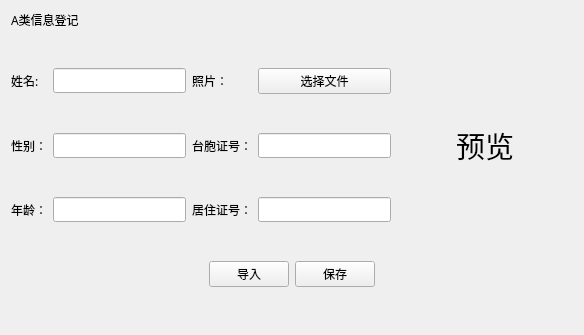
<?xml version="1.0" encoding="UTF-8"?>
<ui version="4.0">
 <class>Form</class>
 <widget class="QWidget" name="Form">
  <property name="geometry">
   <rect>
    <x>0</x>
    <y>0</y>
    <width>584</width>
    <height>335</height>
   </rect>
  </property>
  <property name="font">
   <font>
    <family>黑体</family>
   </font>
  </property>
  <property name="windowTitle">
   <string>Form</string>
  </property>
  <layout class="QVBoxLayout" name="verticalLayout">
   <item>
    <widget class="QLabel" name="label">
     <property name="sizePolicy">
      <sizepolicy hsizetype="Preferred" vsizetype="Fixed">
       <horstretch>0</horstretch>
       <verstretch>0</verstretch>
      </sizepolicy>
     </property>
     <property name="text">
      <string>A类信息登记</string>
     </property>
    </widget>
   </item>
   <item>
    <layout class="QHBoxLayout" name="horizontalLayout_2">
     <item>
      <layout class="QGridLayout" name="gridLayout">
       <item row="1" column="0">
        <widget class="QLabel" name="label_4">
         <property name="text">
          <string>性别：</string>
         </property>
        </widget>
       </item>
       <item row="0" column="3">
        <widget class="QPushButton" name="pushButton_3">
         <property name="text">
          <string>选择文件</string>
         </property>
        </widget>
       </item>
       <item row="2" column="0">
        <widget class="QLabel" name="label_8">
         <property name="text">
          <string>年龄：</string>
         </property>
        </widget>
       </item>
       <item row="1" column="1">
        <widget class="QLineEdit" name="lineEdit_2"/>
       </item>
       <item row="1" column="3">
        <widget class="QLineEdit" name="lineEdit_5"/>
       </item>
       <item row="0" column="1">
        <widget class="QLineEdit" name="lineEdit"/>
       </item>
       <item row="0" column="2">
        <widget class="QLabel" name="label_5">
         <property name="text">
          <string>照片：</string>
         </property>
        </widget>
       </item>
       <item row="1" column="2">
        <widget class="QLabel" name="label_6">
         <property name="text">
          <string>台胞证号：</string>
         </property>
        </widget>
       </item>
       <item row="0" column="0">
        <widget class="QLabel" name="label_3">
         <property name="text">
          <string>姓名:</string>
         </property>
        </widget>
       </item>
       <item row="2" column="3">
        <widget class="QLineEdit" name="lineEdit_4"/>
       </item>
       <item row="2" column="1">
        <widget class="QLineEdit" name="lineEdit_3"/>
       </item>
       <item row="2" column="2">
        <widget class="QLabel" name="label_7">
         <property name="text">
          <string>居住证号：</string>
         </property>
        </widget>
       </item>
      </layout>
     </item>
     <item>
      <widget class="QLabel" name="label_pic">
       <property name="minimumSize">
        <size>
         <width>176</width>
         <height>220</height>
        </size>
       </property>
       <property name="font">
        <font>
         <family>黑体</family>
         <pointsize>22</pointsize>
        </font>
       </property>
       <property name="text">
        <string>预览</string>
       </property>
       <property name="scaledContents">
        <bool>true</bool>
       </property>
       <property name="alignment">
        <set>Qt::AlignCenter</set>
       </property>
      </widget>
     </item>
    </layout>
   </item>
   <item>
    <layout class="QHBoxLayout" name="horizontalLayout">
     <item>
      <spacer name="horizontalSpacer">
       <property name="orientation">
        <enum>Qt::Horizontal</enum>
       </property>
       <property name="sizeHint" stdset="0">
        <size>
         <width>40</width>
         <height>20</height>
        </size>
       </property>
      </spacer>
     </item>
     <item>
      <widget class="QPushButton" name="pushButton">
       <property name="text">
        <string>导入</string>
       </property>
      </widget>
     </item>
     <item>
      <widget class="QPushButton" name="pushButton_2">
       <property name="text">
        <string>保存</string>
       </property>
      </widget>
     </item>
     <item>
      <spacer name="horizontalSpacer_2">
       <property name="orientation">
        <enum>Qt::Horizontal</enum>
       </property>
       <property name="sizeHint" stdset="0">
        <size>
         <width>40</width>
         <height>20</height>
        </size>
       </property>
      </spacer>
     </item>
    </layout>
   </item>
   <item>
    <spacer name="verticalSpacer">
     <property name="orientation">
      <enum>Qt::Vertical</enum>
     </property>
     <property name="sizeHint" stdset="0">
      <size>
       <width>20</width>
       <height>40</height>
      </size>
     </property>
    </spacer>
   </item>
  </layout>
 </widget>
 <resources/>
 <connections/>
</ui>
